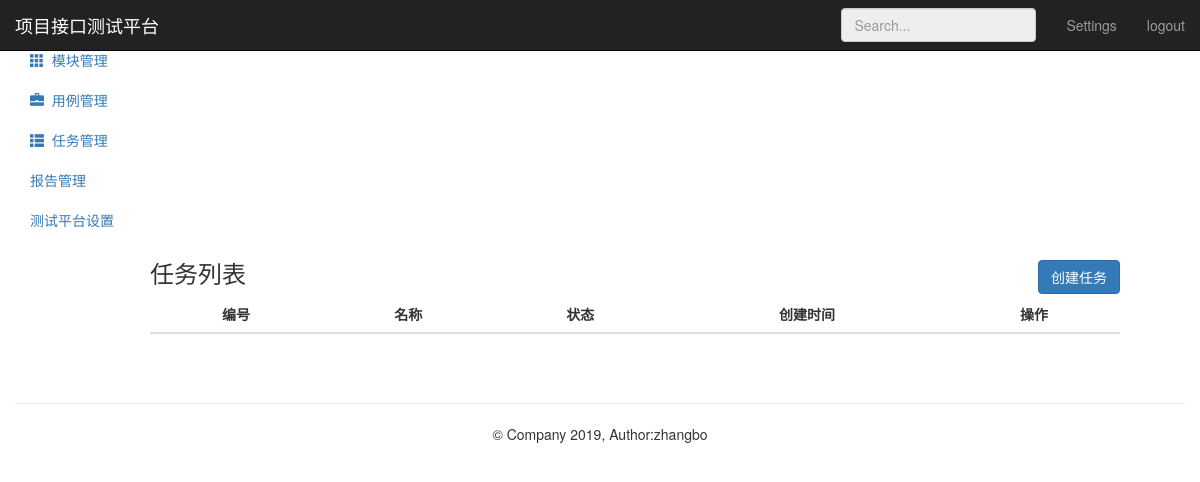
/testtask/, run on an earlier commit of the app's database.
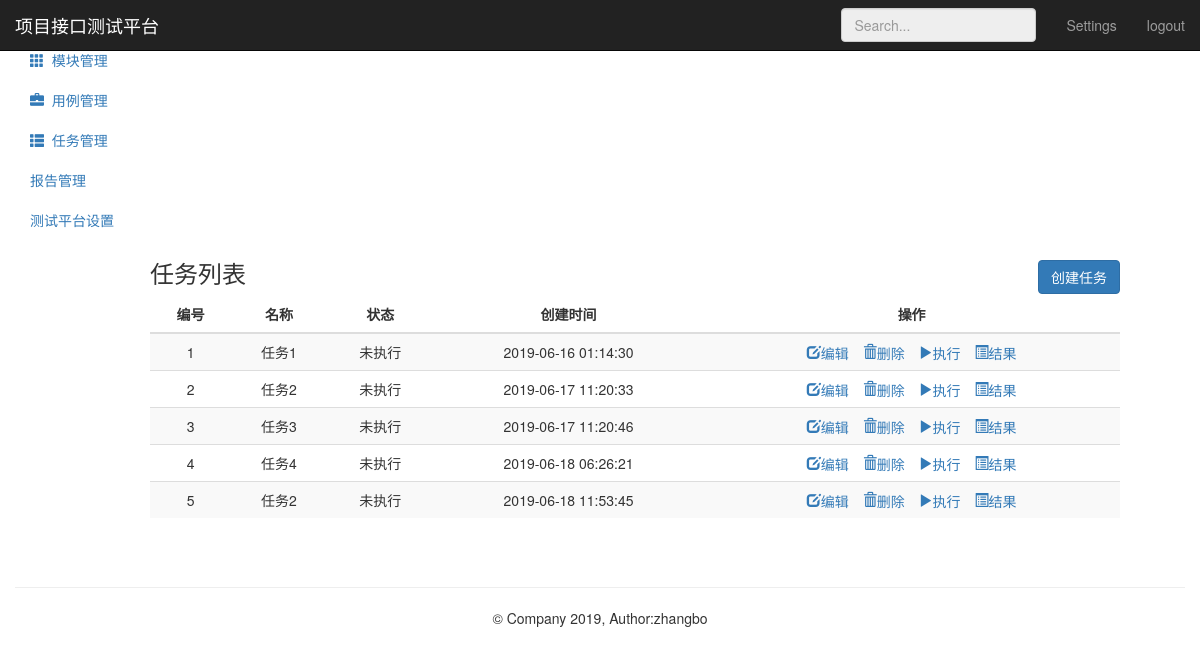
And on a later commit of the database.
### testtask_app/models.py (models this page shows, shortened)
class TestTask(models.Model):
      name = models.CharField("名称",max_length=100,blank=False,default="")
      status = models.IntegerField("状态：",default=0)#未执行0、执行中1、执行成功2、执行失败3
      describe = models.TextField("描述",default="")
      cases = models.TextField("关联用例",default="")
      create_time = models.DateTimeField("创建时间",auto_now_add=True)

### testtask_app/views.py (the view)
# urls.py: path('',views.testtask_manage),
def testtask_manage(request):
    tasks = TestTask.objects.all()
    return render(request,"task_list.html",{"type":"list","tasks":tasks})

### templates/task_list.html (shortened to what this page needs)
{% extends "base.html" %}
{% block base %}
<nav class="navbar navbar-inverse navbar-fixed-top" xmlns="http://www.w3.org/1999/html">
    <div class="container-fluid">
        <div class="navbar-header">
            <a class="navbar-brand" href="#">项目接口测试平台</a>
        </div>
        <div id="navbar" class="navbar-collapse collapse">
            <ul class="nav navbar-nav navbar-right">
                <li><a href="#">Settings</a></li>
                <li><a href="/logout/">logout</a></li>
            </ul>
            <form class="navbar-form navbar-right">
                <input type="text" class="form-control" placeholder="Search..."  disabled="disabled">
            </form>
        </div>
    </div>
</nav>
<div class="container-fluid">
    <div class="row">
        <div class="col-sm-3 col-md-2 sidebar" style="width:150px;">
            <ul class="nav nav-sidebar">
                <li>
                    <a href="/project/">
                    </a>
                </li>
                <li>
                    <a href="/module/">
                        <i class="glyphicon glyphicon-th"></i>&nbsp;&nbsp;模块管理
                    </a>
                </li>
            </ul>
            <ul class="nav nav-sidebar">
                <li>
                   <a href="/testcase/">
                       <i class="glyphicon glyphicon-briefcase"></i>&nbsp;&nbsp;用例管理
                   </a>
                </li>
                <li class="active">
                   <a href="/testtask/">
                       <i class="glyphicon glyphicon-th-list"></i>&nbsp;&nbsp;任务管理
                   </a>
                </li>
            </ul>
            <ul class="nav nav-sidebar">
                <li><a href="">报告管理</a></li>
                <li><a href="">测试平台设置</a></li>
            </ul>
        </div>
        <div style="margin-left: 135px;" class="col-sm-9 col-sm-offset-3 col-md-10 col-md-offset-2 main">
            {% if type == "list" %}
                <h3 class="sub-header">任务列表
                    <button class="btn btn-primary" name="submit" style="float:right;"
                            onclick="location.href='/testtask/add_task/'">创建任务</button>
                </h3>
                <div class="table-responsive op">
                    <table class="table table-striped">
                        <thead>
                            <tr>
                                <th class="op">编号</th>
                                <th class="op">名称</th>
                                <th class="op">状态</th>
                                <th class="op">创建时间</th>
                                <th class="op">操作</th>
                            </tr>
                        </thead>
                        <tbody>
                            {% for task in tasks %}
                            <tr>
                                <td>{{ task.id}}</td>
                                <td>{{ task.name}}</td>
                                {% if task.status == 0 %}
                                    <td>未执行</td>
                                {% elif task.status == 1 %}
                                    <td>执行中</td>
                                {% elif task.status == 2 %}
                                    <td>已完成</td>
                                {% else %}
                                    <td>失败</td>
                                {% endif %}
                                <td>{{ task.create_time | date:"Y-m-d H:i:s" }}</td>
                                <td>
                                    <a href="/testtask/edit_task/{{ task.id }}/">
                                          <i class="glyphicon glyphicon-edit">编辑</i>
                                    </a>
                                    <a href="/testtask/delete_task/{{ task.id }}/" style="margin-left:10px;"
                                              onclick="return del()">
                                          <i class="glyphicon glyphicon-trash">删除</i>
                                    </a>
                                    <a href="#" style="margin-left:10px;">
                                          <i class="glyphicon glyphicon-play">执行</i>
                                    </a>
                                    <a href="#" style="margin-left:10px;">
                                          <i class="glyphicon glyphicon-list-alt">结果</i>
                                    </a>
                                </td>
                            </tr>
                            {% endfor %}
                        </tbody>
                    </table>
                </div>
            {% endif %}
        </div>
    </div>
</div>
{% endblock %}

### templates/base.html (shortened to what this page needs)
<!DOCTYPE html>
<html lang="en">
<head>
    {% load static %}
    <link href="https://cdn.bootcss.com/bootstrap/3.3.7/css/bootstrap.min.css" rel="stylesheet">
    <link href="https://v3.bootcss.com/examples/dashboard/dashboard.css" rel="stylesheet">
</head>
<body>
{% block base %}
{% endblock %}
    <div class="container theme-showcase" role="main" style="text-align: center;width: auto">
       <div class="page-header"></div>
       <footer class="footer">
         <p>&copy; Company 2019, Author:zhangbo</p>
       </footer>
    </div>
</body>
</html>

### templates/task_list.html (style rules this page uses)
.op { text-align: center; }

What changed in the data, as far as the page shows it:
added TestTask: id "1", name "任务1", status "未执行", create_time "2019-06-16 01:14:30"
added TestTask: id "2", name "任务2", status "未执行", create_time "2019-06-17 11:20:33"
added TestTask: id "3", name "任务3", status "未执行", create_time "2019-06-17 11:20:46"
added TestTask: id "4", name "任务4", status "未执行", create_time "2019-06-18 06:26:21"
added TestTask: id "5", name "任务2", status "未执行", create_time "2019-06-18 11:53:45"
